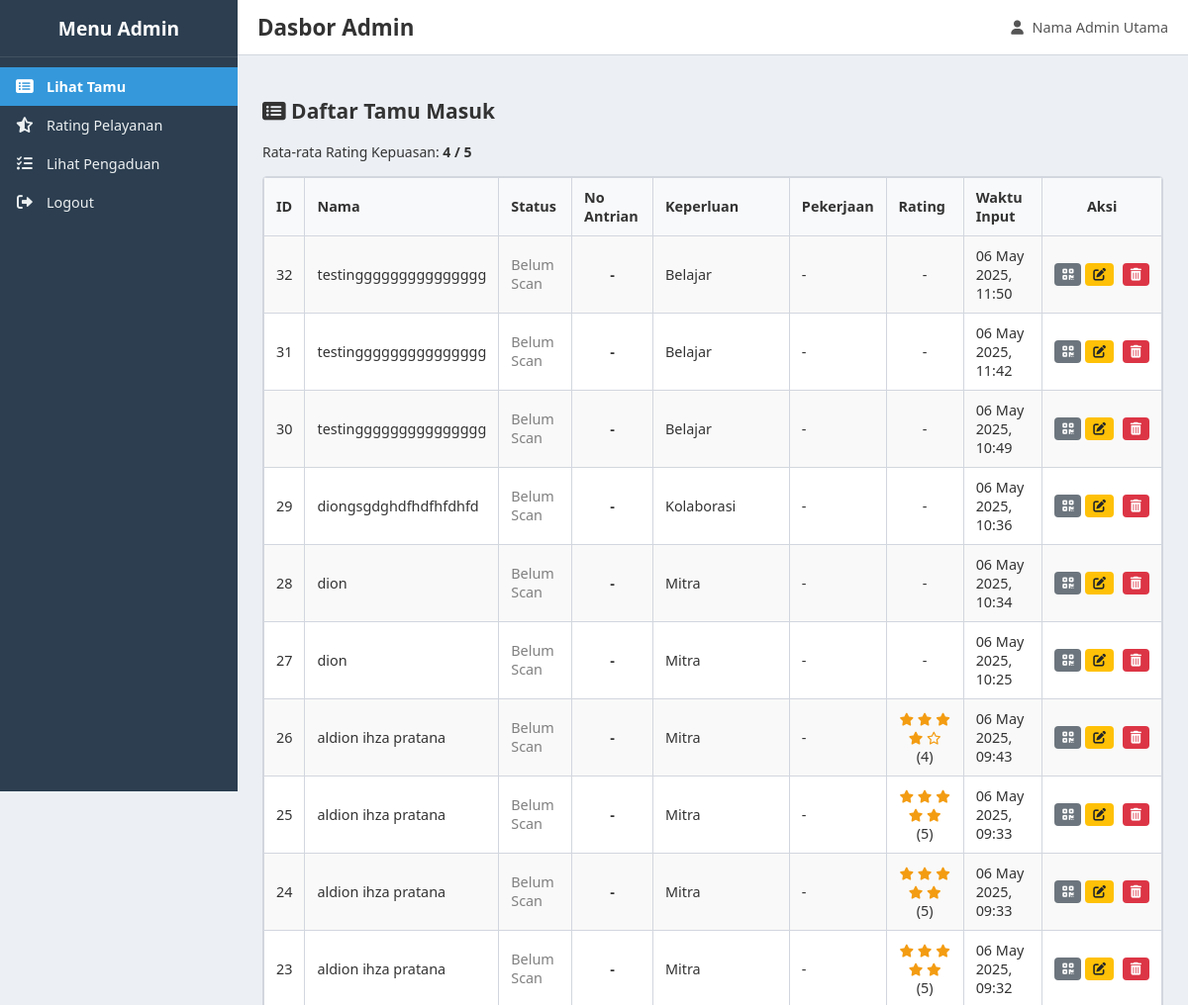
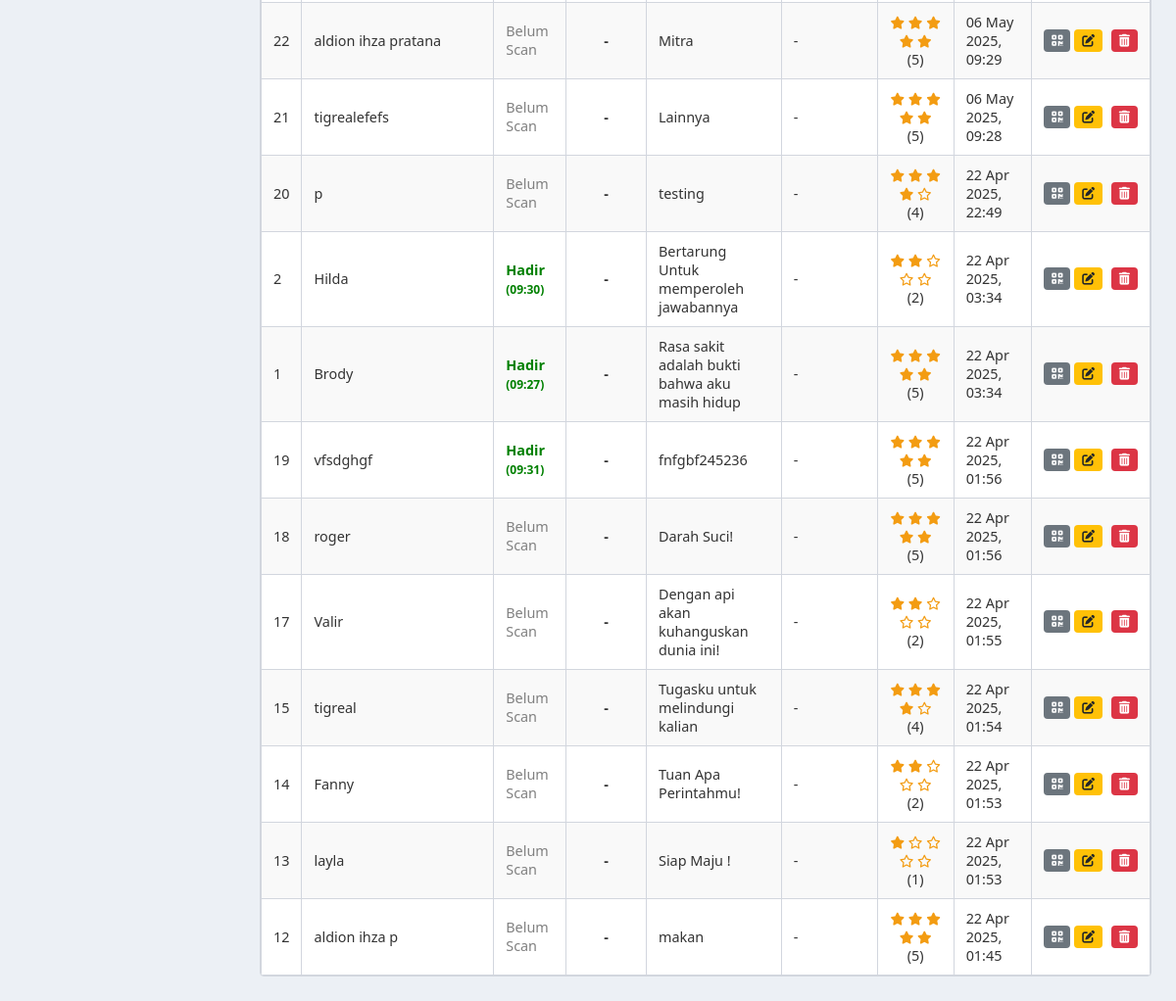
The page /admin_dashboard.php (signed in) on the database its author committed (2 pictures, top to bottom).
### tables this page shows
CREATE TABLE `tamu` (
  `id` int(11) NOT NULL,
  `nama` varchar(100) NOT NULL,
  `alamat` text DEFAULT NULL COMMENT 'Alamat tamu',
  `keperluan` text DEFAULT NULL COMMENT 'Keperluan kunjungan tamu',
  `pekerjaan` varchar(100) DEFAULT NULL,
  `no_telp` varchar(20) DEFAULT NULL COMMENT 'Nomor telepon tamu',
  `pesan` text NOT NULL,
  `rating` tinyint(4) NOT NULL COMMENT 'Rating kepuasan 1-5',
  `status_kehadiran` varchar(20) DEFAULT NULL COMMENT 'Status (e.g., Hadir)',
  `waktu_scan_masuk` datetime DEFAULT NULL COMMENT 'Waktu saat QR di-scan',
  `no_antrian_hari_ini` int(11) DEFAULT NULL,
  `tanggal_antrian` date DEFAULT NULL,
  `waktu_input` timestamp NOT NULL DEFAULT current_timestamp()
);

### admin_dashboard.php (the view, shortened to what this page needs)
<?php
require_once 'koneksi.php';
$page = isset($_GET['page']) ? $_GET['page'] : 'lihat_tamu';
$pesan_error_global = '';
$query_tamu = null;
$rata_rata_rating = 'N/A';
if (!$koneksi) {
    $pesan_error_global = "Koneksi database gagal.";
} else {
    if ($page == 'lihat_tamu' || $page == '') {
        $sql_tamu = "SELECT id, nama, alamat, keperluan, pekerjaan, no_telp, pesan, rating, waktu_input, status_kehadiran, waktu_scan_masuk, no_antrian_hari_ini, tanggal_antrian
                     FROM tamu ORDER BY waktu_input DESC";
        $query_tamu = mysqli_query($koneksi, $sql_tamu);
        $sql_avg_rating = "SELECT AVG(rating) as rata_rata FROM tamu WHERE rating IS NOT NULL AND rating > 0 AND rating <= 5";
        $query_avg = mysqli_query($koneksi, $sql_avg_rating);
        if ($query_avg) {
            $avg_rating_data = mysqli_fetch_assoc($query_avg);
            $rata_rata_rating = ($avg_rating_data && $avg_rating_data['rata_rata'] !== null) ? round($avg_rating_data['rata_rata'], 1) : 'N/A';
        } else { $pesan_error_global .= " Gagal mengambil rata-rata rating."; }
    }
}
?>
<!DOCTYPE html>
<html lang="id">
<head>
    <link rel="stylesheet" href="style.css">
    <link rel="stylesheet" href="https://cdnjs.cloudflare.com/ajax/libs/font-awesome/6.0.0-beta3/css/all.min.css">
</head>
<body class="admin-body">
    <div class="admin-wrapper">
        <aside class="admin-sidebar">
            <div class="sidebar-header"><h3>Menu Admin</h3></div>
            <nav class="sidebar-nav">
                <ul>
                    <li class="<?php echo ($page == 'lihat_tamu' || $page == '') ? 'active' : ''; ?>"><a href="admin_dashboard.php?page=lihat_tamu"><i class="fas fa-list-alt"></i> <span class="menu-text">Lihat Tamu</span></a></li>
                    <li class="<?php echo ($page == 'rating') ? 'active' : ''; ?>"><a href="admin_dashboard.php?page=rating"><i class="fas fa-star-half-alt"></i> <span class="menu-text">Rating Pelayanan</span></a></li>
                    <li class="<?php echo ($page == 'lihat_pengaduan') ? 'active' : ''; ?>"> <a href="admin_dashboard.php?page=lihat_pengaduan"><i class="fas fa-list-check"></i> <span class="menu-text">Lihat Pengaduan</span></a></li>
                    <li><a href="logout.php"><i class="fas fa-sign-out-alt"></i> <span class="menu-text">Logout</span></a></li>
                </ul>
            </nav>
        </aside>
        <main class="admin-content">
            <header class="admin-content-header">
                <h1>Dasbor Admin</h1>
                <div class="admin-info"><span><i class="fas fa-user"></i> <?php echo htmlspecialchars($_SESSION['nama_lengkap'] ?? $_SESSION['username']); ?></span></div>
            </header>
            <div class="content-area">
                <?php
                switch ($page) {
                        ?>
                        <?php
                    case 'lihat_tamu':
                    default:
                        ?>
                        <h2><i class="fas fa-list-alt"></i> Daftar Tamu Masuk</h2>
                        <p>Rata-rata Rating Kepuasan: <strong><?php echo $rata_rata_rating; ?> / 5</strong></p>
                        <div class="table-responsive">
                            <table>
                                <thead>
                                    <tr>
                                        <th>ID</th><th>Nama</th><th>Status</th><th>No Antrian</th>
                                        <th>Keperluan</th><th>Pekerjaan</th><th>Rating</th>
                                        <th>Waktu Input</th><th>Aksi</th>
                                    </tr>
                                </thead>
                                <tbody>
                                    <?php if ($query_tamu && mysqli_num_rows($query_tamu) > 0): ?>
                                        <?php while($tamu = mysqli_fetch_assoc($query_tamu)):
                                            $statusClass = (!empty($tamu['status_kehadiran']) && $tamu['status_kehadiran'] == 'Hadir') ? 'status-hadir' : 'status-belum';
                                            $statusText = ($statusClass == 'status-hadir') ? 'Hadir' : 'Belum Scan';
                                            $no_antrian_display = '-';
                                            $qrDataTamu = "ID Tamu: " . $tamu['id'] . "\nNama: " . htmlspecialchars($tamu['nama']) . "\nPekerjaan: " . htmlspecialchars($tamu['pekerjaan'] ?? '-') ."\nWaktu: " . date('d/m/Y H:i', strtotime($tamu['waktu_input'])) . "\n";
                                            if (!empty($tamu['keperluan'])) $qrDataTamu .= "Keperluan: " . htmlspecialchars($tamu['keperluan']);
                                            $nama_tamu_bersih_untuk_file = preg_replace('/[^A-Za-z0-9_\-]/', '_', $tamu['nama']);
                                            $namaFileQr = 'QRCode_Tamu_' . $tamu['id'] . '_' . $nama_tamu_bersih_untuk_file . '.png';
                                        ?>
                                        <tr>
                                            <td><?php echo $tamu['id']; ?></td>
                                            <td><?php echo htmlspecialchars($tamu['nama']); ?></td>
                                            <td class="<?php echo $statusClass; ?>">
                                                <?php echo $statusText; ?>
                                                <?php if($statusClass == 'status-hadir' && !empty($tamu['waktu_scan_masuk'])): ?>
                                                    <br><small>(<?php echo date('H:i', strtotime($tamu['waktu_scan_masuk'])); ?>)</small>
                                                <?php endif; ?>
                                            </td>
                                            <td style="text-align: center; font-weight: bold;"><?php echo $no_antrian_display; ?></td>
                                            <td><?php echo htmlspecialchars($tamu['keperluan'] ?? '-'); ?></td>
                                            <td><?php echo htmlspecialchars($tamu['pekerjaan'] ?? '-'); ?></td>
                                            <td class="rating-stars-small" style="text-align:center;">
                                                <?php if (!empty($tamu['rating'])): ?>
                                                    <?php for($i_star = 1; $i_star <= 5; $i_star++): ?>
                                                        <i class="fa<?php echo ($i_star <= $tamu['rating']) ? 's' : 'r'; ?> fa-star"></i>
                                                    <?php endfor; ?>
                                                    (<?php echo $tamu['rating']; ?>)
                                                <?php else: echo '-'; endif; ?>
                                            </td>
                                            <td><?php echo date('d M Y, H:i', strtotime($tamu['waktu_input'])); ?></td>
                                            <td style="white-space: nowrap;">
                                                 <button type="button" class="btn btn-secondary btn-sm btn-view-qr"
                                                         data-qrdata="<?php echo htmlspecialchars($qrDataTamu); ?>"
                                                         data-filename="<?php echo htmlspecialchars($namaFileQr); ?>"
                                                         data-namatamu="<?php echo htmlspecialchars($tamu['nama']); ?>"
                                                         title="Lihat QR">
                                                     <i class="fas fa-qrcode"></i>
                                                 </button>
                                                 <button type="button" class="btn btn-warning btn-sm btn-edit-tamu"
                                                    data-id="<?php echo $tamu['id'];?>"
                                                    data-nama="<?php echo htmlspecialchars($tamu['nama']);?>"
                                                    data-alamat="<?php echo htmlspecialchars($tamu['alamat']??'');?>"
                                                    data-keperluan="<?php echo htmlspecialchars($tamu['keperluan']??'');?>"
                                                    data-pekerjaan="<?php echo htmlspecialchars($tamu['pekerjaan']??'');?>"
                                                    data-notelp="<?php echo htmlspecialchars($tamu['no_telp']??'');?>"
                                                    data-rating="<?php echo htmlspecialchars($tamu['rating']??'');?>"
                                                    title="Edit Data Tamu">
                                                     <i class="fas fa-edit"></i>
                                                 </button>
                                                 <form action="hapus_tamu.php" method="post"
                                                       onsubmit="return confirm('Yakin hapus tamu \'<?php echo htmlspecialchars(addslashes($tamu['nama'])); ?>\' (ID: <?php echo $tamu['id']; ?>)?');"
                                                       style="display:inline; margin-left: 5px;">
                                                     <button type="submit" name="hapus" class="btn btn-hapus btn-sm" title="Hapus">
                                                         <i class="fas fa-trash-alt"></i>
                                                     </button>
                                                 </form>
                                            </td>
                                        </tr>
                                        <?php endwhile; ?>
                                    <?php else: ?>
                                        <tr><td colspan="9" style="text-align: center;">Belum ada data tamu.</td></tr>
                                    <?php endif; ?>
                                </tbody>
                            </table>
                        </div>
                        <?php
                        break;
                }
                ?>
            </div>
        </main>
    </div>
</body>
</html>

### style.css (style rules this page uses)
:root { --sidebar-bg: #2c3e50; --sidebar-text-color: #ecf0f1; --sidebar-active-bg: #3498db; --sidebar-hover-bg: #34495e; --header-bg: #ffffff; --header-text-color: #333; --content-bg: #ecf0f5; --border-color: #d2d6de; --star-color: #f39c12; --link-color: #3498db; }
body.admin-body { margin: 0; font-family: 'Segoe UI', Tahoma, Geneva, Verdana, sans-serif; background-color: var(--content-bg); font-size: 14px; color: #333; }
* { box-sizing: border-box; }
a { color: var(--link-color); text-decoration: none; }
.admin-wrapper { display: flex; min-height: 100vh; }
.admin-sidebar { width: 240px; flex-shrink: 0; background-color: var(--sidebar-bg); color: var(--sidebar-text-color); height: 100vh; position: sticky; top: 0; transition: left 0.3s ease-in-out; overflow-y: auto; z-index: 1010; }
.sidebar-header { padding: 15px; text-align: center; border-bottom: 1px solid rgba(255, 255, 255, 0.1); }
.sidebar-header h3 { margin: 0; color: #fff; font-size: 1.2rem; }
.sidebar-nav ul { list-style: none; padding: 10px 0; margin: 0; }
.sidebar-nav li a { display: flex; align-items: center; padding: 10px 15px; color: var(--sidebar-text-color); transition: background-color 0.2s ease, color 0.2s ease; font-size: 0.9rem; text-decoration: none; }
.sidebar-nav li a i { margin-right: 12px; width: 20px; text-align: center; font-size: 1.1em; }
.sidebar-nav li.active > a { background-color: var(--sidebar-active-bg); color: #fff; font-weight: 600; }
.admin-content { flex-grow: 1; }
.admin-content-header { display: flex; align-items: center; padding: 12px 20px; background-color: var(--header-bg); border-bottom: 1px solid var(--border-color); position: sticky; top: 0; z-index: 1000; min-height: 50px; }
.admin-content-header h1 { margin: 0; flex-grow: 1; font-size: 1.4rem; color: var(--header-text-color); }
.admin-info { margin-left: auto; font-size: 0.9rem; color: #555; }
.admin-info i { margin-right: 5px; }
.content-area { padding: 25px; }
.btn { padding: 8px 15px; border: none; border-radius: 4px; cursor: pointer; font-size: 0.9rem; text-decoration: none; display: inline-block; text-align: center; transition: background-color 0.2s ease; }
.btn-secondary { background-color: #6c757d; color: white; }
.btn-danger, .btn-hapus { background-color: #dc3545; color: white; }
.btn-warning { background-color: #ffc107; color: #212529; }
.btn-sm { padding: 4px 8px; font-size: 0.8rem; }
.table-responsive { overflow-x: auto; margin-top: 15px; background-color: #fff; border: 1px solid var(--border-color); border-radius: 4px; }
table { width: 100%; border-collapse: collapse; }
th, td { border: 1px solid var(--border-color); padding: 10px 12px; text-align: left; vertical-align: middle; font-size: 0.9rem; }
th { background-color: #f8f9fa; font-weight: 600; }
tbody tr:nth-child(odd) { background-color: #f9f9f9; }
.rating-stars i, .rating-stars-small i { color: var(--star-color); }
.rating-stars-small i { font-size: 0.9em; }
.status-hadir { color: green; font-weight: bold; }
.status-belum { color: grey; }
.table-responsive th:last-child, .table-responsive td:last-child { width: auto; white-space: nowrap; text-align: center; }

### rows shown on the page
tamu: id "32", nama "testinggggggggggggggg", status_kehadiran "Belum Scan", no_antrian_display "-", keperluan "Belajar", pekerjaan "-", waktu_input "06 May 2025, 11:50"
tamu: id "31", nama "testinggggggggggggggg", status_kehadiran "Belum Scan", no_antrian_display "-", keperluan "Belajar", pekerjaan "-", waktu_input "06 May 2025, 11:42"
tamu: id "30", nama "testinggggggggggggggg", status_kehadiran "Belum Scan", no_antrian_display "-", keperluan "Belajar", pekerjaan "-", waktu_input "06 May 2025, 10:49"
tamu: id "29", nama "diongsgdghdfhdfhfdhfd", status_kehadiran "Belum Scan", no_antrian_display "-", keperluan "Kolaborasi", pekerjaan "-", waktu_input "06 May 2025, 10:36"
tamu: id "28", nama "dion", status_kehadiran "Belum Scan", no_antrian_display "-", keperluan "Mitra", pekerjaan "-", waktu_input "06 May 2025, 10:34"
tamu: id "27", nama "dion", status_kehadiran "Belum Scan", no_antrian_display "-", keperluan "Mitra", pekerjaan "-", waktu_input "06 May 2025, 10:25"
tamu: id "26", nama "aldion ihza pratana", status_kehadiran "Belum Scan", no_antrian_display "-", keperluan "Mitra", pekerjaan "-", rating "4", waktu_input "06 May 2025, 09:43"
tamu: id "25", nama "aldion ihza pratana", status_kehadiran "Belum Scan", no_antrian_display "-", keperluan "Mitra", pekerjaan "-", rating "5", waktu_input "06 May 2025, 09:33"
tamu: id "24", nama "aldion ihza pratana", status_kehadiran "Belum Scan", no_antrian_display "-", keperluan "Mitra", pekerjaan "-", rating "5", waktu_input "06 May 2025, 09:33"
tamu: id "23", nama "aldion ihza pratana", status_kehadiran "Belum Scan", no_antrian_display "-", keperluan "Mitra", pekerjaan "-", rating "5", waktu_input "06 May 2025, 09:32"
tamu: id "22", nama "aldion ihza pratana", status_kehadiran "Belum Scan", no_antrian_display "-", keperluan "Mitra", pekerjaan "-", rating "5", waktu_input "06 May 2025, 09:29"
tamu: id "21", nama "tigrealefefs", status_kehadiran "Belum Scan", no_antrian_display "-", keperluan "Lainnya", pekerjaan "-", rating "5", waktu_input "06 May 2025, 09:28"
tamu: id "20", nama "p", status_kehadiran "Belum Scan", no_antrian_display "-", keperluan "testing", pekerjaan "-", rating "4", waktu_input "22 Apr 2025, 22:49"
tamu: id "2", nama "Hilda", status_kehadiran "Hadir", waktu_scan_masuk "09:30", no_antrian_display "-", keperluan "Bertarung Untuk memperoleh jawabannya", pekerjaan "-", rating "2", waktu_input "22 Apr 2025, 03:34"
tamu: id "1", nama "Brody", status_kehadiran "Hadir", waktu_scan_masuk "09:27", no_antrian_display "-", keperluan "Rasa sakit adalah bukti bahwa aku masih hidup", pekerjaan "-", rating "5", waktu_input "22 Apr 2025, 03:34"
tamu: id "19", nama "vfsdghgf", status_kehadiran "Hadir", waktu_scan_masuk "09:31", no_antrian_display "-", keperluan "fnfgbf245236", pekerjaan "-", rating "5", waktu_input "22 Apr 2025, 01:56"
tamu: id "18", nama "roger", status_kehadiran "Belum Scan", no_antrian_display "-", keperluan "Darah Suci!", pekerjaan "-", rating "5", waktu_input "22 Apr 2025, 01:56"
tamu: id "17", nama "Valir", status_kehadiran "Belum Scan", no_antrian_display "-", keperluan "Dengan api akan kuhanguskan dunia ini!", pekerjaan "-", rating "2", waktu_input "22 Apr 2025, 01:55"
tamu: id "15", nama "tigreal", status_kehadiran "Belum Scan", no_antrian_display "-", keperluan "Tugasku untuk melindungi kalian", pekerjaan "-", rating "4", waktu_input "22 Apr 2025, 01:54"
tamu: id "14", nama "Fanny", status_kehadiran "Belum Scan", no_antrian_display "-", keperluan "Tuan Apa Perintahmu!", pekerjaan "-", rating "2", waktu_input "22 Apr 2025, 01:53"
tamu: id "13", nama "layla", status_kehadiran "Belum Scan", no_antrian_display "-", keperluan "Siap Maju !", pekerjaan "-", rating "1", waktu_input "22 Apr 2025, 01:53"
tamu: id "12", nama "aldion ihza p", status_kehadiran "Belum Scan", no_antrian_display "-", keperluan "makan", pekerjaan "-", rating "5", waktu_input "22 Apr 2025, 01:45"

### other values the page prints
$_SESSION['nama_lengkap'] "Nama Admin Utama"
$rata_rata_rating "4"
